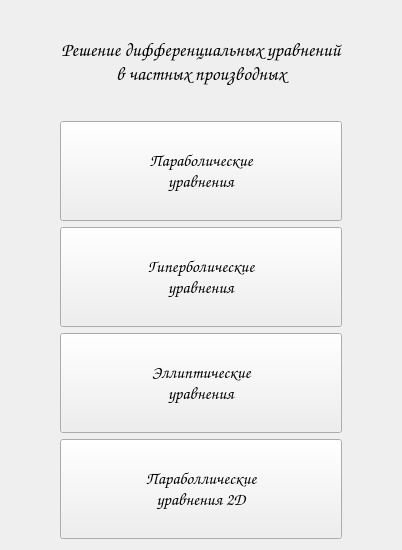
<?xml version="1.0" encoding="UTF-8"?>
<ui version="4.0">
 <class>Form</class>
 <widget class="QWidget" name="Form">
  <property name="geometry">
   <rect>
    <x>0</x>
    <y>0</y>
    <width>402</width>
    <height>550</height>
   </rect>
  </property>
  <property name="sizePolicy">
   <sizepolicy hsizetype="Fixed" vsizetype="Fixed">
    <horstretch>0</horstretch>
    <verstretch>0</verstretch>
   </sizepolicy>
  </property>
  <property name="minimumSize">
   <size>
    <width>402</width>
    <height>550</height>
   </size>
  </property>
  <property name="maximumSize">
   <size>
    <width>402</width>
    <height>550</height>
   </size>
  </property>
  <property name="font">
   <font>
    <pointsize>8</pointsize>
   </font>
  </property>
  <property name="windowTitle">
   <string>Забарин Никита, гр. 80-408Б</string>
  </property>
  <layout class="QGridLayout" name="gridLayout_2">
   <item row="4" column="0">
    <spacer name="horizontalSpacer">
     <property name="orientation">
      <enum>Qt::Horizontal</enum>
     </property>
     <property name="sizeHint" stdset="0">
      <size>
       <width>0</width>
       <height>20</height>
      </size>
     </property>
    </spacer>
   </item>
   <item row="4" column="3">
    <spacer name="horizontalSpacer_2">
     <property name="orientation">
      <enum>Qt::Horizontal</enum>
     </property>
     <property name="sizeHint" stdset="0">
      <size>
       <width>0</width>
       <height>20</height>
      </size>
     </property>
    </spacer>
   </item>
   <item row="3" column="1">
    <spacer name="verticalSpacer">
     <property name="orientation">
      <enum>Qt::Vertical</enum>
     </property>
     <property name="sizeHint" stdset="0">
      <size>
       <width>20</width>
       <height>80</height>
      </size>
     </property>
    </spacer>
   </item>
   <item row="1" column="1" rowspan="2">
    <widget class="QLabel" name="label">
     <property name="font">
      <font>
       <family>Comic Sans MS</family>
       <pointsize>14</pointsize>
      </font>
     </property>
     <property name="text">
      <string>Решение дифференциальных уравнений
в частных производных</string>
     </property>
     <property name="alignment">
      <set>Qt::AlignCenter</set>
     </property>
     <property name="wordWrap">
      <bool>false</bool>
     </property>
    </widget>
   </item>
   <item row="4" column="1">
    <layout class="QGridLayout" name="gridLayout">
     <item row="0" column="0">
      <widget class="QPushButton" name="pushButton_parabolic">
       <property name="minimumSize">
        <size>
         <width>250</width>
         <height>100</height>
        </size>
       </property>
       <property name="font">
        <font>
         <family>Comic Sans MS</family>
         <pointsize>13</pointsize>
         <weight>50</weight>
         <bold>false</bold>
        </font>
       </property>
       <property name="text">
        <string>Параболические
уравнения</string>
       </property>
      </widget>
     </item>
     <item row="1" column="0">
      <widget class="QPushButton" name="pushButton_hyperbolic">
       <property name="minimumSize">
        <size>
         <width>200</width>
         <height>100</height>
        </size>
       </property>
       <property name="font">
        <font>
         <family>Comic Sans MS</family>
         <pointsize>13</pointsize>
         <weight>50</weight>
         <bold>false</bold>
        </font>
       </property>
       <property name="text">
        <string>Гиперболические
уравнения</string>
       </property>
      </widget>
     </item>
     <item row="2" column="0">
      <widget class="QPushButton" name="pushButton_elliptical">
       <property name="minimumSize">
        <size>
         <width>200</width>
         <height>100</height>
        </size>
       </property>
       <property name="font">
        <font>
         <family>Comic Sans MS</family>
         <pointsize>13</pointsize>
         <weight>50</weight>
         <bold>false</bold>
        </font>
       </property>
       <property name="text">
        <string>Эллиптические
уравнения</string>
       </property>
      </widget>
     </item>
     <item row="3" column="0">
      <widget class="QPushButton" name="pushButton_parabolic2D">
       <property name="minimumSize">
        <size>
         <width>200</width>
         <height>100</height>
        </size>
       </property>
       <property name="font">
        <font>
         <family>Comic Sans MS</family>
         <pointsize>13</pointsize>
         <weight>50</weight>
         <bold>false</bold>
        </font>
       </property>
       <property name="text">
        <string>Параболлические
уравнения 2D</string>
       </property>
      </widget>
     </item>
    </layout>
   </item>
   <item row="0" column="1">
    <spacer name="verticalSpacer_3">
     <property name="orientation">
      <enum>Qt::Vertical</enum>
     </property>
     <property name="sizeHint" stdset="0">
      <size>
       <width>20</width>
       <height>78</height>
      </size>
     </property>
    </spacer>
   </item>
  </layout>
 </widget>
 <resources/>
 <connections/>
</ui>
